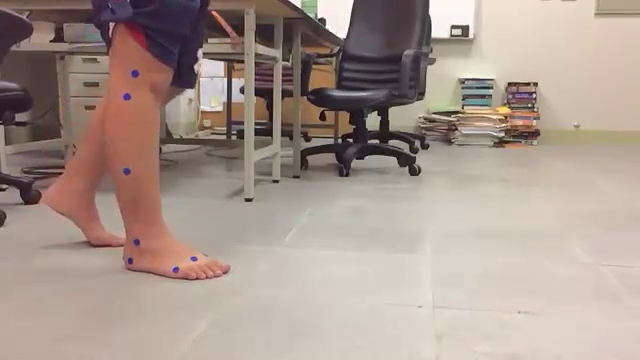
#> input picture frame 48 of Hw2/Q2_Image/opticalFlow.mp4, 640 x 360 px
$ python Q2.py   (older library calls are emulated)
#> lines starting #> are read from the running program, lines starting #| are printed output that depends on the picture; after the words box and inside, x2 and y2 are one past the last pixel; in counts of white or black regions, pixels touching at a corner belong together
import cv2
import numpy as np

def Preprocessing():
    cap = cv2.VideoCapture('./Q2_Image/opticalFlow.mp4')
    fps = cap.get(cv2.cv2.CAP_PROP_FPS)
    params = cv2.SimpleBlobDetector_Params()
    params.filterByArea = True
    params.filterByCircularity = True
    params.filterByColor = True
    params.filterByConvexity = True
    params.filterByInertia = True
    params.minArea = 30.0
    params.maxArea = 100.0
    params.minCircularity = 0.83
    params.minThreshold = 10
    params.maxThreshold = 150
    params.minConvexity = 0.8
    params.minInertiaRatio = 0.4
    while True:
        ret, img = cap.read()
#> img is the input picture: shape (360, 640, 3); mean B, G, R 142.5, 151.4, 167.9
        if not ret:
            break
        detector = cv2.SimpleBlobDetector_create(params)
        # Detect blobs.
        gray_img = cv2.cvtColor(img, cv2.COLOR_BGR2GRAY)
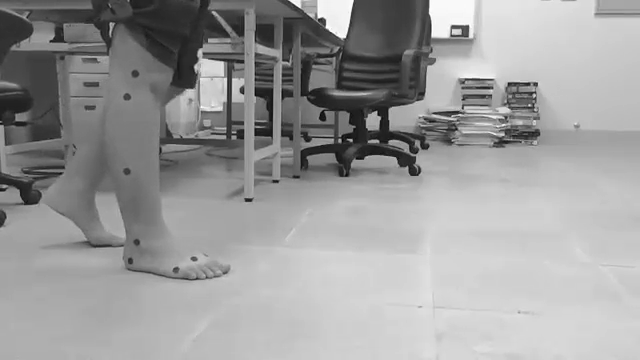
#> gray_img: shape (360, 640); min 0, max 255, mean 155.2
        keypoints = detector.detect(gray_img)
#> keypoints = 8 keypoints; (x, y, size): (135, 73, 8.6), (127, 97, 8.4), (127, 171, 8.1), (136, 242, 7.7), (176, 270, 7.3), (130, 261, 7), (242, 90, 6.6), (194, 259, 6)

        # Draw keypoints
        for kp in keypoints:
            x = np.int(kp.pt[0])
            y = np.int(kp.pt[1])
            size = np.int(kp.size)
            # Draw 4 small square to construct a shape of crosshair in square
            top_left_1 = (int(x-size/2)-1, int(y-size/2)-1)
            bottom_right_1 = (int(x-size/2)+4, int(y-size/2)+4)
            top_left_2 = (int(x-size/2)+5, int(y-size/2)-1)
            bottom_right_2 = (int(x-size/2)+10, int(y-size/2)+4)
            top_left_3 = (int(x-size/2)-1, int(y-size/2)+5)
            bottom_right_3 = (int(x-size/2)+4, int(y-size/2)+10)
            top_left_4 = (int(x-size/2)+5, int(y-size/2)+5)
            bottom_right_4 = (int(x-size/2)+10, int(y-size/2)+10)

            cv2.rectangle(img, top_left_1, bottom_right_1, (0, 0, 255), 1)
            cv2.rectangle(img, top_left_2, bottom_right_2, (0, 0, 255), 1)
            cv2.rectangle(img, top_left_3, bottom_right_3, (0, 0, 255), 1)
            cv2.rectangle(img, top_left_4, bottom_right_4, (0, 0, 255), 1)
#> this loop made 8 passes
#> (kp, x, y, size, top_left_1, top_left_2, bottom_right_2, top_left_3) on passes 1, 2, 3, 4, 5, 7: (keypoint at (134.8, 73.3), size 8.6, 134, 73, 8, (129, 68), (135, 68), (140, 73), (129, 74)), (keypoint at (129.9, 260.6), size 7, 129, 260, 7, (124, 255), (130, 255), (135, 260), (124, 261)), (keypoint at (126.5, 171.1), size 8.1, 126, 171, 8, (121, 166), (127, 166), (132, 171), (121, 172)), (keypoint at (136.3, 241.9), size 7.7, 136, 241, 7, (131, 236), (137, 236), (142, 241), (131, 242)), (keypoint at (126.7, 96.5), size 8.4, 126, 96, 8, (121, 91), (127, 91), (132, 96), (121, 97)), (keypoint at (175.6, 269.8), size 7.3, 175, 269, 7, (170, 264), (176, 264), (181, 269), (170, 270))
#> (kp, x, y, size, top_left_1, bottom_right_1, top_left_2, bottom_right_2) on passes 6, 8: (keypoint at (241.7, 89.9), size 6.6, 241, 89, 6, (237, 85), (242, 90), (243, 85), (248, 90)), (keypoint at (193.6, 258.5), size 6, 193, 258, 6, (189, 254), (194, 259), (195, 254), (200, 259))
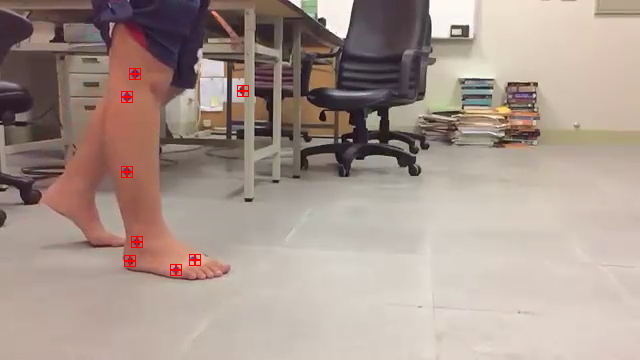
#> img: shape (360, 640, 3); 0.28% of pixels changed, all inside (x1, y1, x2, y2) = (121, 68, 249, 276)

        # Show keypoints
        cv2.imshow("Keypoints", img)
        if cv2.waitKey(int(1000/fps)) & 0xFF == ord('q'):
#> (key q is pressed here)
            break
    cap.release()
    cv2.destroyAllWindows()

    print('Preprocessing')

# [59 lines left out: function Video_Tracking, not called in this run]

if __name__ == "__main__":
    Preprocessing()

$ run again, starting later in the video
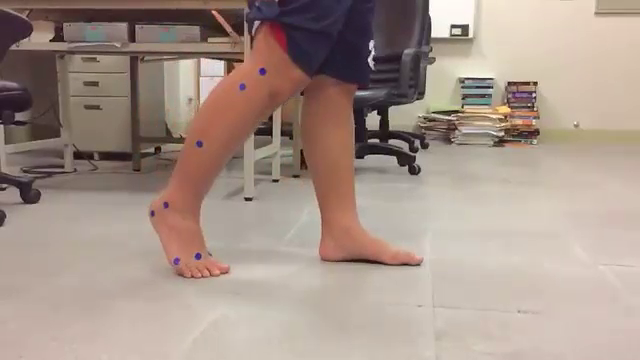
#> input picture frame 216 of Hw2/Q2_Image/opticalFlow.mp4, 640 x 360 px
#> in Preprocessing, img is the input picture: shape (360, 640, 3); mean B, G, R 137.9, 148.1, 166.1
#> in Preprocessing, `gray_img = cv2.cvtColor(img, cv2.COLOR_BGR2GRAY)`:
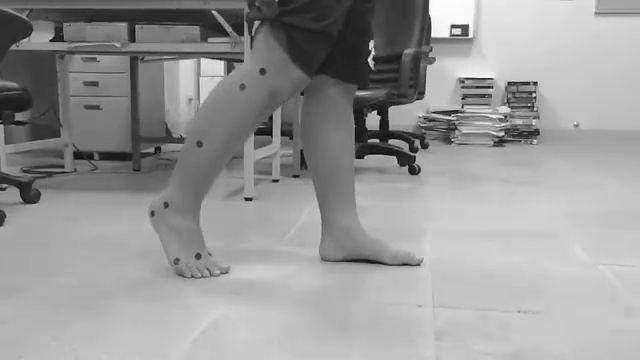
#> gray_img: shape (360, 640); min 2, max 255, mean 152.3
#> keypoints = 6 keypoints; (x, y, size): (242, 87, 8.2), (262, 71, 7.8), (199, 144, 7.7), (198, 256, 7.6), (166, 205, 7.4), (152, 213, 6.9)
#> the loop in Preprocessing, `for kp in keypoints:` made 6 passes
#> (kp, x, y, size, top_left_1, top_left_2, bottom_right_2, top_left_3) on passes 1 to 4: (keypoint at (262.4, 71.1), size 7.8, 262, 71, 7, (257, 66), (263, 66), (268, 71), (257, 72)), (keypoint at (197.8, 255.9), size 7.6, 197, 255, 7, (192, 250), (198, 250), (203, 255), (192, 256)), (keypoint at (165.6, 204.6), size 7.4, 165, 204, 7, (160, 199), (166, 199), (171, 204), (160, 205)), (keypoint at (199.2, 143.7), size 7.7, 199, 143, 7, (194, 138), (200, 138), (205, 143), (194, 144))
#> after the loop in Preprocessing, `for kp in keypoints:`:
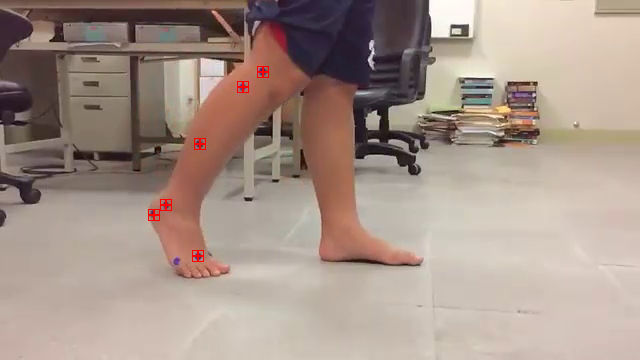
#> img: shape (360, 640, 3); 0.21% of pixels changed, all inside (x1, y1, x2, y2) = (148, 66, 269, 262)
